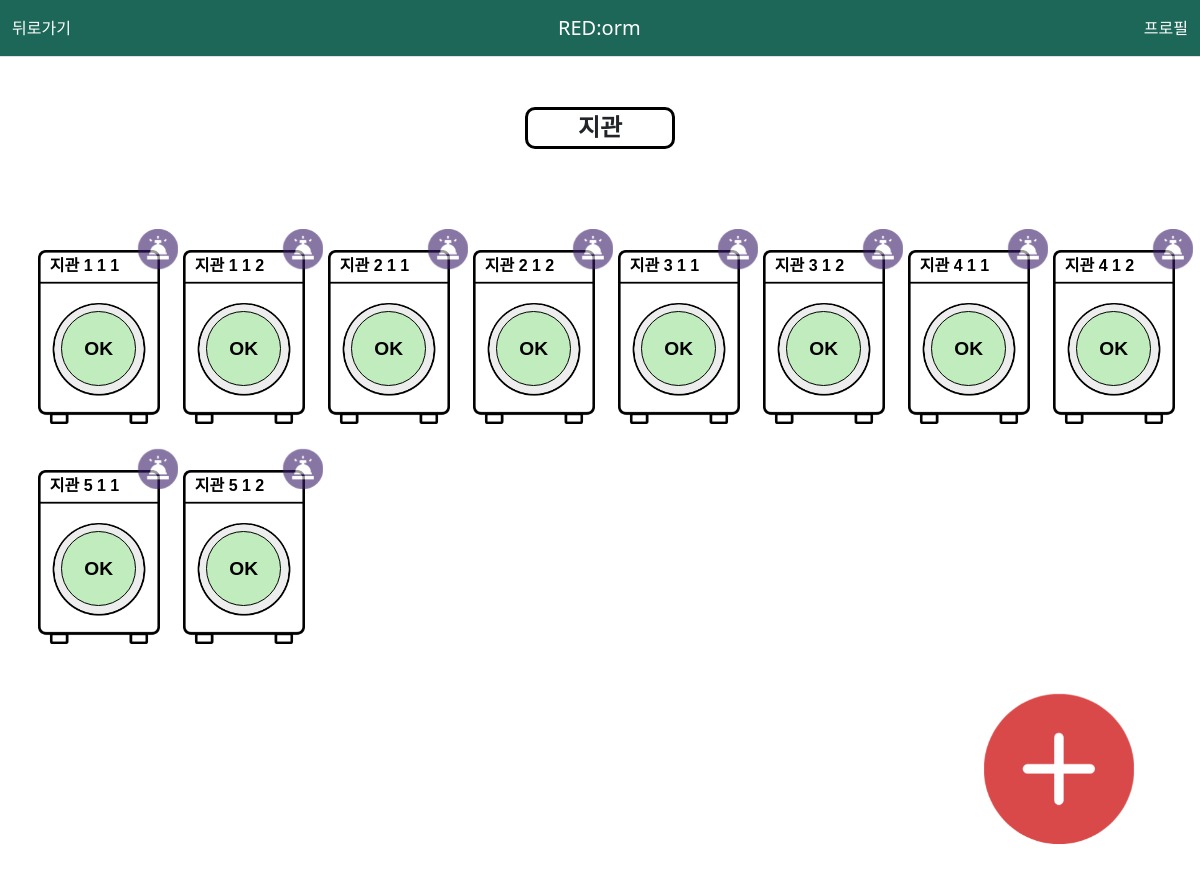
/washing_machine/ (signed in), run on the app's committed database.
### common/models.py (models this page shows)
class User (AbstractUser) :
    name = models.CharField(max_length = 200)
    GENDER_CHOICES = (
        ("여학생", "여학생"),
        ("남학생", "남학생"),
    )
    gender = models.CharField(choices = GENDER_CHOICES, max_length = 50)
    BD_CHOICES = (
        ("신관A", "신관A"),
        ("신관B", "신관B"),
        ("인관", "인관"),
        ("의관", "의관"),
        ("예관", "예관"),
        ("지관", "지관"),
        ("C하우스", "C하우스"),
        ("E하우스-본관", "E하우스-별관"),
        ("G하우스", "G하우스"),
        ("I하우스", "I하우스"),
        ("K하우스", "K하우스"),
        ("M하우스-A동", "M하우스-A동"),
        ("M하우스-B동", "M하우스-B동"),
        ("빅토리하우스", "빅토리하우스"),
        ("이완근관", "이완근관"),
        ("크라운빌-A동", "크라운빌-A동"),
        ("크라운빌-C동", "크라운빌-C동"),
    )
    building = models.CharField(choices=BD_CHOICES, max_length=100)
    room_num = models.IntegerField(null=True)

### washing_machine/models.py (models this page shows)
class Washing_Machine(models.Model):
    building = models.CharField(max_length=100)
    floor = models.IntegerField()
    room = models.IntegerField()
    machine_num = models.IntegerField()
    def __str__(self):
        return f'{self.building} {self.floor} {self.room} {self.machine_num}'

### washing_machine/views.py (the view)
# urls.py: path('', views.status, name='status'),
@login_required(login_url='common:login')
def status(request):
    status_lst = []
    if request.user.is_authenticated:
        if request.user.building is None:
            messages.warning(request, "회원정보를 업데이트해주세요.")
            return redirect('common:profile')
        machine_lst = Washing_Machine.objects.filter(building=request.user.building)
        for machine in machine_lst:
            status_dict = {
                'machine_id': machine
            }
            recent_use = machine.usage.filter(done=False).order_by('-end_time').first()
            if recent_use is not None:
                status_dict['start_time'] = recent_use.start_time.timestamp()
                status_dict['end_time'] = recent_use.end_time.timestamp()
            status_lst.append(status_dict)
    status_form = {
        "building": request.user.building,
        "status_lst": status_lst
    }
    return render(request, 'washing_machine/status.html', status_form)

### templates/washing_machine/status.html (shortened to what this page needs)
{% extends "dorms/base.html" %}
{% block content %}
{% load static %}
{% load webpush_notifications %}
<nav style="background-color: #1c6758;"class="navbar border-bottom">
  <div id="d-nav" class="container-fluid">
      <ul class="navbar-nav">
          <li class="nav-item">
              <div style="color: white" class="nav-link" onClick="location.href=wm_main_url">뒤로가기</div>
          </li>
      </ul>
      <a style="color: white" class="navbar-brand" href="{% url 'common:main' %}">RED:orm</a>
      <ul class="navbar-nav">
                  {% if user.is_authenticated %}
                      <li class="nav-item">
                          <a style="color: white" class="nav-link" href="{% url 'common:show' %}">프로필</a></li>
                  {% else %}
                      <li class="nav-item">
                          <a style="color: white" class="nav-link" href="{% url 'common:login' %}">로그인</a></li>
                  {% endif %}
      </ul>
  </div>
</nav>
{% if status_lst %}
  <div class="wm-container-dorminfo">
    <span id="wm-dorminfo">{{ building }}</span>
  </div>
  <div class="wm-container-washingmachine" id="wm-container-machine">
    {% for status in status_lst %}
      <div class="wm-container-washingmachine-element">
        <button type="button" class="wm-button-washingmachine">
          <span class="wm-name-washingmachine">{{status.machine_id}}</span>
          <div class="wm-circular-progress-time"></div>
          <img src="{%static './assets/washingmachine.png' %}" alt="washingmachine">
          <span class="wm-time-washingmachine">{{ status.end_time }}</span>
        </button>
        <button type="button" class="wm-button-washingmachine-reservation" onclick="ReservationButtonClicked()"><img src="{%static './assets/button_reservation.png' %}" alt="button_reservation"></button>
      </div>
    {% endfor %}
  </div>
{% endif %}
<div class="wm-container-button-use">
  <button type="button" id="wm-button-use" onclick="UseButtonClicked()"><img src="{%static './assets/button_use.png' %}" alt="button_use"></button>
</div>
{% endblock %}

### static/style.css (style rules this page uses)
.wm-container-dorminfo { margin: 50px auto; width: 150px; background-color: white; border: solid; border-width: 3px; border-color: black; border-radius: 10px; text-align: center; }
#wm-dorminfo { font-family: 'Noto Sans KR', sans-serif; font-size: 1.5em; font-weight: bold; padding: 20px 0px; }
.wm-container-washingmachine { margin: 100px 20px 220px 20px; display: grid; grid-template-columns: repeat(auto-fit, minmax(140px, 1fr)); place-items: center; grid-row-gap: 20px; }
.wm-container-washingmachine-element { position: relative; width: 122px; }
.wm-button-washingmachine { background-color: transparent; border: none; }
.wm-button-washingmachine img { width: 122px; }
.wm-button-washingmachine-reservation { background-color: transparent; border: none; }
.wm-button-washingmachine-reservation img { width: 40px; position: absolute; top: -10%; right: -20%; }
.wm-name-washingmachine { font-family: 'Noto Sans KR', sans-serif; font-weight: bold; font-size: 1em; text-align: left; position: absolute; top: 2.5%; left: 15%; }
.wm-circular-progress-time { position: absolute; background-color: #1C6758; width: 89px; height: 89px; border-radius: 50%; top: 50%; left: 55%; transform: translate( -50%, -50% ); background: conic-gradient(rgb(28, 103, 88) 30deg, rgb(237, 237, 237) 0deg); }
.wm-circular-progress-time::before { content: ""; position: absolute; background-color: white; width: 75px; height: 75px; border-radius: 50%; border: solid; border-width: 1px; top: 50%; left: 50%; transform: translate( -50%, -50% ); }
.wm-circular-progress-time.ok::before { content: ""; position: absolute; background-color: #c1edbe; width: 75px; height: 75px; border-radius: 50%; border: solid; border-width: 1px; top: 50%; left: 50%; transform: translate( -50%, -50% ); }
.wm-time-washingmachine { font-family: 'Noto Sans KR', sans-serif; color: #1C6758; font-weight: bold; font-size: 1.2em; text-align: center; position: absolute; top: 50%; left: 55%; transform: translate( -50%, -50% ); }
.wm-container-button-use { position: fixed; bottom: 5%; right: 5%; }
#wm-button-use { background-color: transparent; border: none; }
#wm-button-use img { width: 150px; height: 150px; }

### data on the page
User: building "지관"
Washing_Machine: machine_id "지관 1 1 1"
Washing_Machine: machine_id "지관 1 1 2"
Washing_Machine: machine_id "지관 2 1 1"
Washing_Machine: machine_id "지관 2 1 2"
Washing_Machine: machine_id "지관 3 1 1"
Washing_Machine: machine_id "지관 3 1 2"
Washing_Machine: machine_id "지관 4 1 1"
Washing_Machine: machine_id "지관 4 1 2"
Washing_Machine: machine_id "지관 5 1 1"
Washing_Machine: machine_id "지관 5 1 2"
